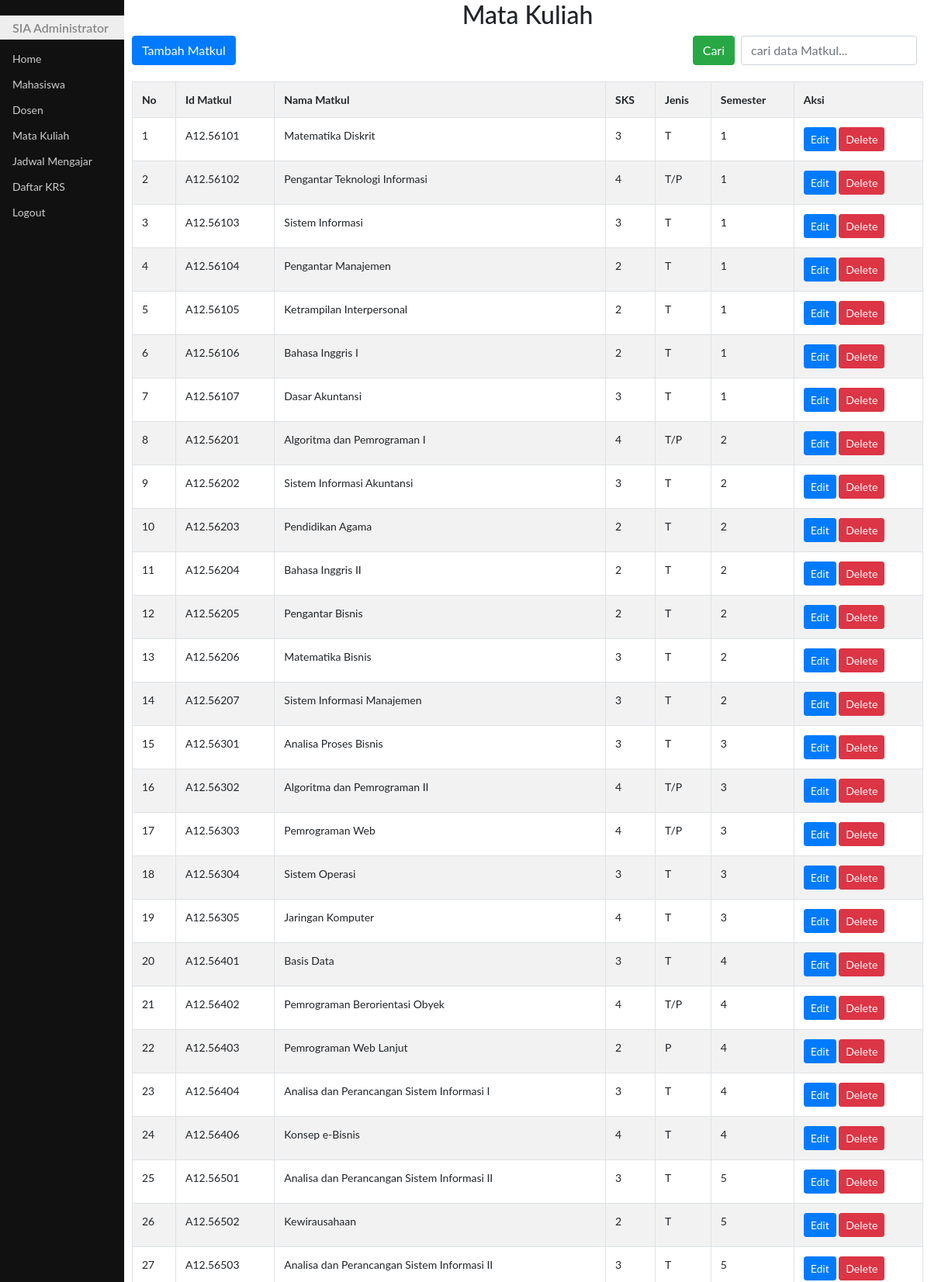
Page /updateMatkul.php (upper part) on the committed database.
### tables this page shows
CREATE TABLE `matkul` (
  `id` int(11) NOT NULL,
  `idmatkul` char(10) DEFAULT NULL,
  `namamatkul` varchar(50) DEFAULT NULL,
  `sks` int(2) DEFAULT NULL,
  `jns` char(3) DEFAULT NULL,
  `smt` varchar(10) DEFAULT NULL
);

### fungsi.php (called while the page is built, shortened)
<?php
function encryptid($id)
{
    $enc = base64_encode(rand() * strtotime(date("Y-m-d H:i.s"))."-".$id);
    return $enc;
}
function search($tipe,$key=null)
{
    $sql="select *from ".$tipe;
    $hasil=mysqli_query($GLOBALS['koneksi'],$sql) or die(mysql_error($GLOBALS['koneksi']));
    return $hasil;
}
?>

### updateMatkul.php (the view, shortened to what this page needs)
<!DOCTYPE html>
<html lang="en">
<head>
	<link rel="stylesheet" type="text/css" href="bootstrap4/css/bootstrap.css">
	<link rel="stylesheet" type="text/css" href="css/styleku.css">
	<link rel="stylesheet" href="https://use.fontawesome.com/releases/v5.7.0/css/all.css">
</head>
<body>
    <div class="utama">
    <h2 class="text-center">Mata Kuliah</h2>
    <a href="addMatkul.php" class="btn btn-primary">Tambah Matkul</a>
    <span class="float-right">
		<form action="" method="post" class="form-inline">
			<button class="btn btn-success" type="submit">Cari</button>
			<input class="form-control mr-2 ml-2" type="text" name="cari" placeholder="cari data Matkul..." autofocus autocomplete="off">
		</form>
	</span>
    <br><br>
<?php
    require "fungsi.php";
      if (isset($_POST['cari'])){
        $cari=$_POST['cari'];
        $rs=search('matkul',"idmatkul like '%$cari%' or
                              namamatkul like '%$cari%' or
                              sks like '%$cari%' or
                              jns like '%$cari%' or
                              smt like '%$cari%'");
    }else{
        $rs=search('matkul');
    }
    if(mysqli_num_rows($rs) == 0)
    {
        echo "data masih kosong";
    }
    else
    {
    ?>
    <table class="table table-bordered table-striped">
        <tr>
            <th>No</th>
            <th>Id Matkul</th>
            <th>Nama Matkul</th>
            <th>SKS</th>
            <th>Jenis</th>
            <th>Semester</th>
            <th>Aksi</th>
        </tr>
    <?php
        $i = 1;
        while($result = mysqli_fetch_object($rs))
        {
    ?>
        <tr>
            <td><?php echo $i?></td>
            <td><?php echo $result->idmatkul?></td>
            <td><?php echo $result->namamatkul?></td>
            <td><?php echo $result->sks?></td>
            <td><?php echo $result->jns?></td>
            <td><?php echo $result->smt?></td>
            <td>
                <a class="btn btn-primary btn-sm" href="editMatkul.php?id=<?php echo
                encryptid($result->idmatkul)?>">Edit</a>
                <a class="btn btn-danger btn-sm" href="hpsMatkul.php?id=<?php echo
                encryptid($result->idmatkul)?>" onclick="return confirm ('Yakin dihapus?')">Delete</a></td>
        </tr>
    <?php
            $i++;
        }
    }
        ?>
</body>
</html>

### css/styleku.css (style rules this page uses)
body { font-family: "Lato", sans-serif; }
.menusamping { height: 100%; width: 160px; position: fixed; z-index: 1; top: 0; left: 0; background-color: #111; overflow-x: hidden; padding-top: 20px; }
.menusamping a { padding: 6px 8px 6px 16px; text-decoration: none; font-size: 14px; color: #ccc; display: block; }
.menusamping h1 { padding: 6px 8px 6px 16px; text-decoration: none; font-size: 16px; color: #818181; background-color:#eee; display: block; }
.utama { margin-left: 160px; font-size: 14px; padding: 0px 10px; }

### rows in the picture
matkul: idmatkul "A12.56101", namamatkul "Matematika Diskrit", sks "3", jns "T", smt "1"
matkul: idmatkul "A12.56102", namamatkul "Pengantar Teknologi Informasi", sks "4", jns "T/P", smt "1"
matkul: idmatkul "A12.56103", namamatkul "Sistem Informasi", sks "3", jns "T", smt "1"
matkul: idmatkul "A12.56104", namamatkul "Pengantar Manajemen", sks "2", jns "T", smt "1"
matkul: idmatkul "A12.56105", namamatkul "Ketrampilan Interpersonal", sks "2", jns "T", smt "1"
matkul: idmatkul "A12.56106", namamatkul "Bahasa Inggris I", sks "2", jns "T", smt "1"
matkul: idmatkul "A12.56107", namamatkul "Dasar Akuntansi", sks "3", jns "T", smt "1"
matkul: idmatkul "A12.56201", namamatkul "Algoritma dan Pemrograman I", sks "4", jns "T/P", smt "2"
matkul: idmatkul "A12.56202", namamatkul "Sistem Informasi Akuntansi", sks "3", jns "T", smt "2"
matkul: idmatkul "A12.56203", namamatkul "Pendidikan Agama", sks "2", jns "T", smt "2"
matkul: idmatkul "A12.56204", namamatkul "Bahasa Inggris II", sks "2", jns "T", smt "2"
matkul: idmatkul "A12.56205", namamatkul "Pengantar Bisnis", sks "2", jns "T", smt "2"
matkul: idmatkul "A12.56206", namamatkul "Matematika Bisnis", sks "3", jns "T", smt "2"
matkul: idmatkul "A12.56207", namamatkul "Sistem Informasi Manajemen", sks "3", jns "T", smt "2"
matkul: idmatkul "A12.56301", namamatkul "Analisa Proses Bisnis", sks "3", jns "T", smt "3"
matkul: idmatkul "A12.56302", namamatkul "Algoritma dan Pemrograman II", sks "4", jns "T/P", smt "3"
matkul: idmatkul "A12.56303", namamatkul "Pemrograman Web", sks "4", jns "T/P", smt "3"
matkul: idmatkul "A12.56304", namamatkul "Sistem Operasi", sks "3", jns "T", smt "3"
matkul: idmatkul "A12.56305", namamatkul "Jaringan Komputer", sks "4", jns "T", smt "3"
matkul: idmatkul "A12.56401", namamatkul "Basis Data", sks "3", jns "T", smt "4"
matkul: idmatkul "A12.56402", namamatkul "Pemrograman Berorientasi Obyek", sks "4", jns "T/P", smt "4"
matkul: idmatkul "A12.56403", namamatkul "Pemrograman Web Lanjut", sks "2", jns "P", smt "4"
matkul: idmatkul "A12.56404", namamatkul "Analisa dan Perancangan Sistem Informasi I", sks "3", jns "T", smt "4"
matkul: idmatkul "A12.56406", namamatkul "Konsep e-Bisnis", sks "4", jns "T", smt "4"
matkul: idmatkul "A12.56501", namamatkul "Analisa dan Perancangan Sistem Informasi II", sks "3", jns "T", smt "5"
matkul: idmatkul "A12.56502", namamatkul "Kewirausahaan", sks "2", jns "T", smt "5"
matkul: idmatkul "A12.56503", namamatkul "Analisa dan Perancangan Sistem Informasi II", sks "3", jns "T", smt "5"
